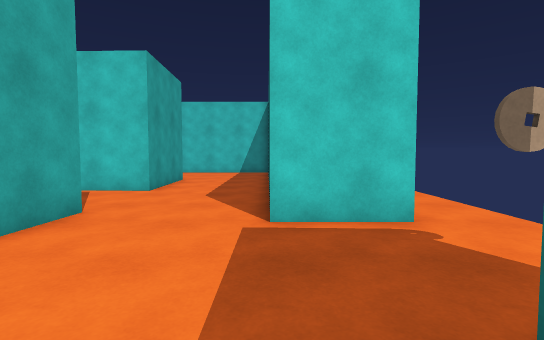
[1] (above)

18 first-person views from a walk through a Unity game level. The camera is 1.3 m above the floor, tilts 4° down and sees 85° across. The floor is counted in squares, 1 m on a side. Each view is taken from the middle of a square. On the plan, view 1 faces up. The plan holds only what a view shows up to about 14 squares ahead; the rest is blank. The player is left out. Surface patterns are stand-ins for the level's own textures.

[2]
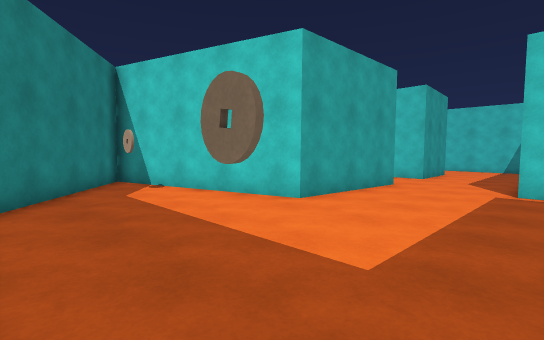

[3]
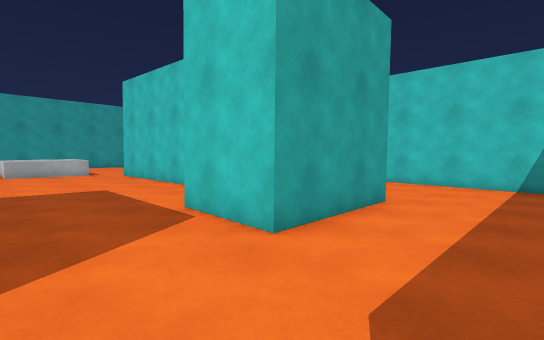

[4]
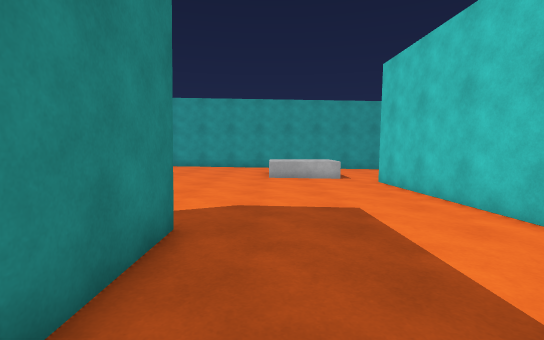

[5]
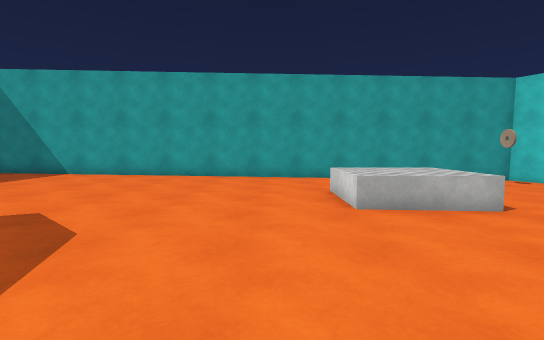

[6]
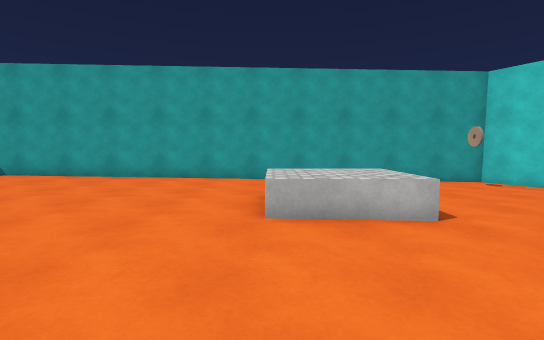

[7]
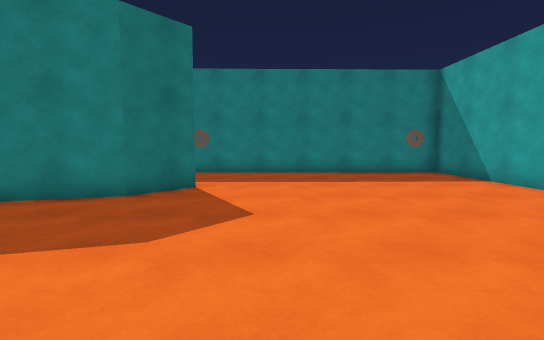

[8]
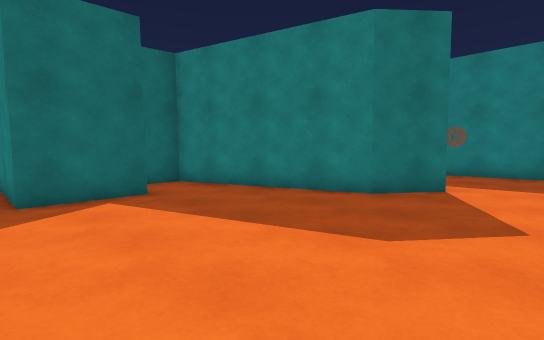

[9]
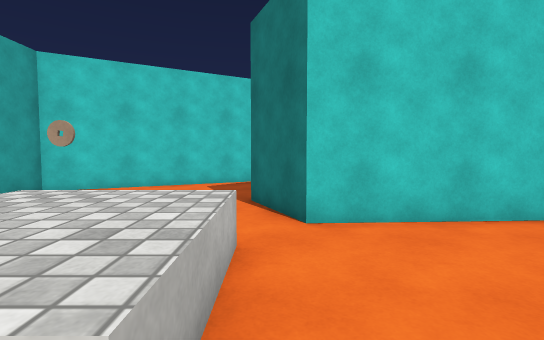

[10]
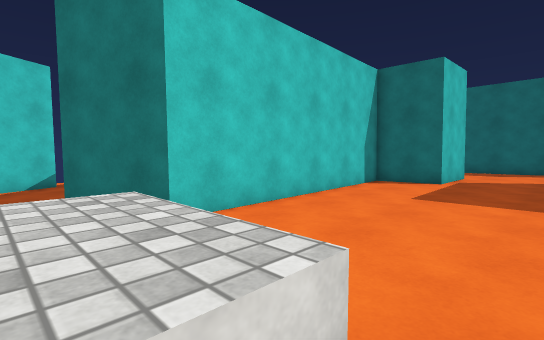

[11]
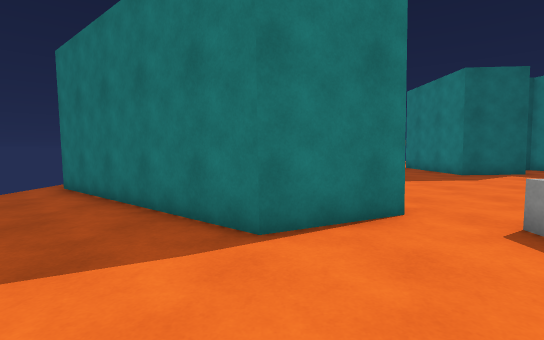

[12]
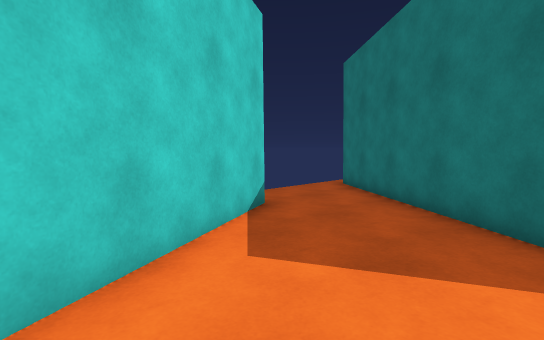

[13]
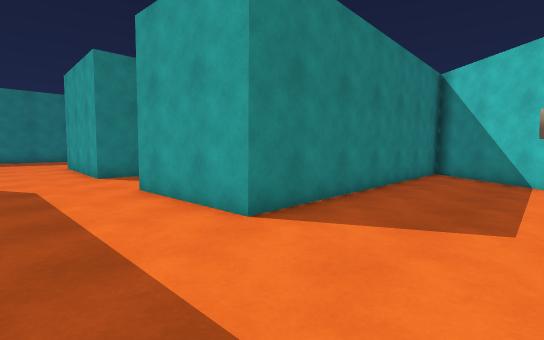

[14]
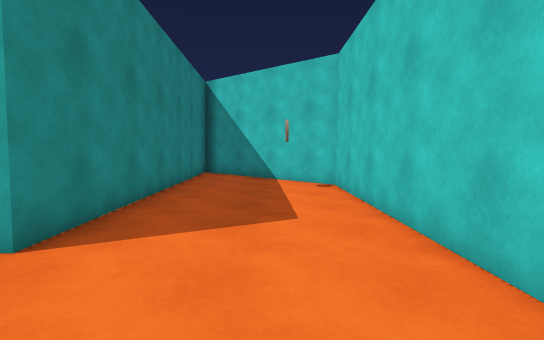

[15]
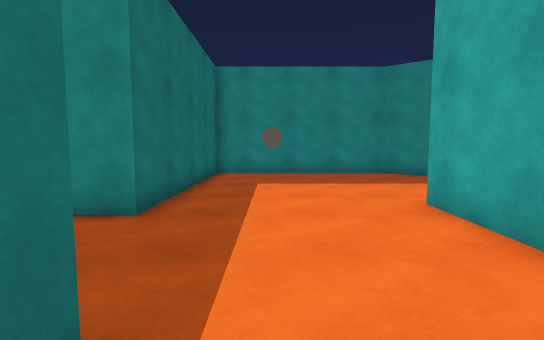

[16]
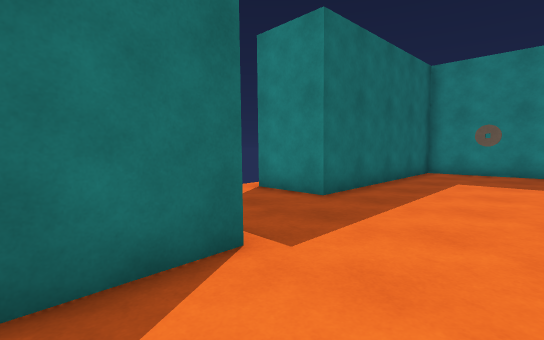

[17]
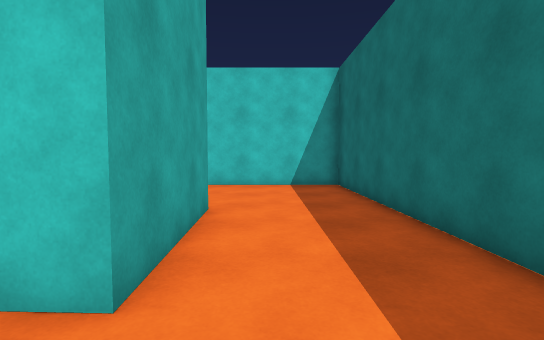

[18]
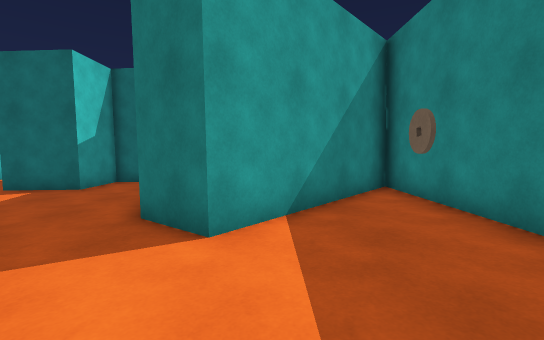

### Floor plan
Key: @ floor where view 1 was taken; # wall or solid block; . main floor; - floor 0.25 m lower than the main floor; ^ raised ledge.
Columns run from 26 left of view 1 to 4 right of it. Each row starts with its distance up from view 1.
 23          ------
 22         #----##
 21       ###---###    #######
 20     ###----################
 19   ###------###------------#
 18 ###-------###-------------#
 17 #--------###--------------#
 16 #-------###---------------#
 15 #-------##-----#######----#
 14 # ------############ #----#
 13 #   ----##############----#
 12 #     -------------# ##---#
 11 #    ^^^-----------####---#
 10 #    ^^^------------------#
  9 #    ^^^------------------#
  8 #....^^^..................#
  7 #.........................#
  6 #...............#######...####.
  5 #...............####  #........
  4 #...............####  #........
  3 #..................#  #.......
  2 #..................# ##........
  1 #...............######......###
  0 #...........##########....@.#
 -1 #..........#######..........#
 -2 #..........####.............#
 -3 #..........#####............#
 -4 #............#####..........#
 -5 #.............#####.........#
 -6 #..............#####........#
 -7 #################  ##########

Where each view was taken, in squares from view 1:
view 1: 0 up, 0 right, facing up
view 2: 6 down, 1 right, facing up-left
view 3: 7 up, 1 left, facing up-left
view 4: 8 up, 5 left, facing left
view 5: 6 up, 12 left, facing left
view 6: 8 up, 13 left, facing left
view 7: 7 up, 18 left, facing down
view 8: 7 up, 18 left, facing down-right
view 9: 7 up, 18 left, facing up
view 10: 7 up, 20 left, facing up-right
view 11: 15 up, 23 left, facing right
view 12: 16 up, 23 left, facing up-right
view 13: 19 up, 1 left, facing down-left
view 14: 18 up, 1 left, facing left
view 15: 7 up, 1 left, facing down
view 16: 8 up, 3 left, facing down-right
view 17: 8 up, 3 left, facing up
view 18: 3 down, 20 left, facing right
